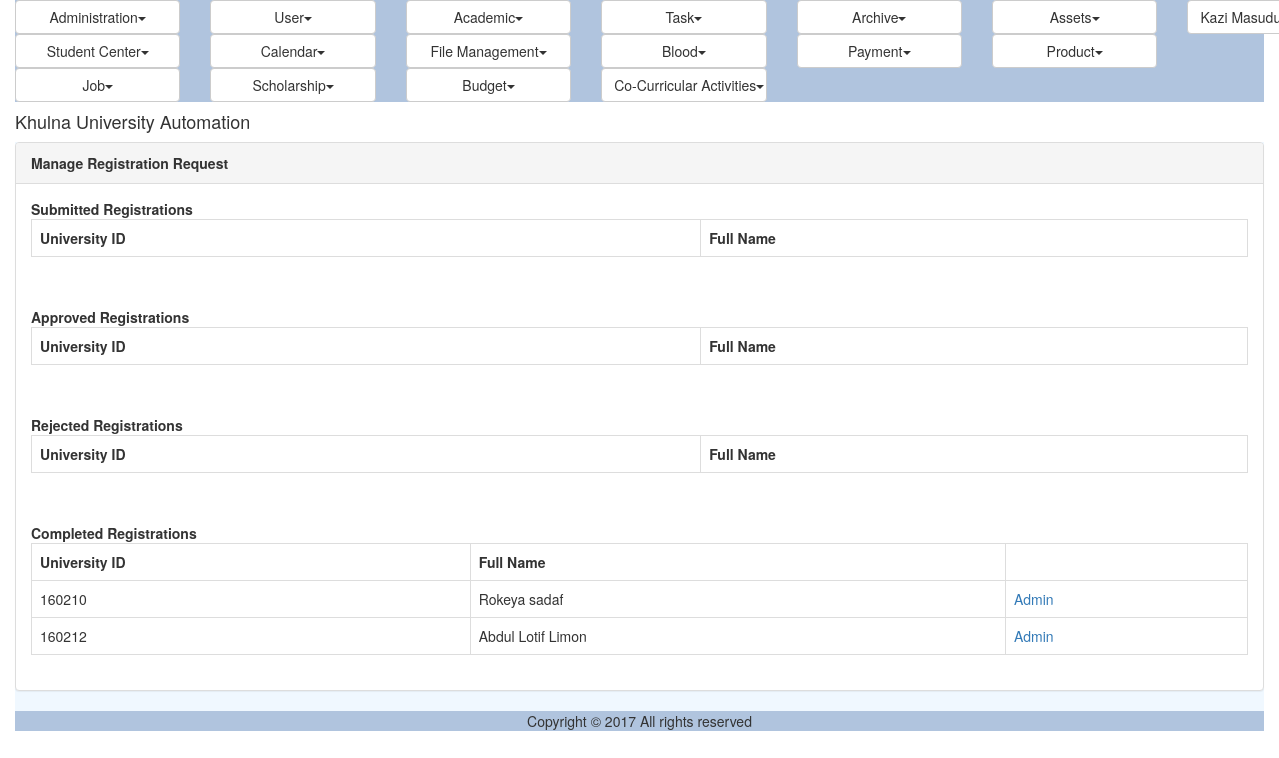
Page /manage_registration_request.php (signed in) on the committed database.
### tables this page shows
CREATE TABLE IF NOT EXISTS `ums_user` (
  `ID` varchar(40) NOT NULL,
  `UniversityID` varchar(20) NOT NULL,
  `Email` varchar(50) NOT NULL,
  `Password` varchar(255) NOT NULL,
  `FirstName` varchar(50) DEFAULT NULL,
  `MiddleName` varchar(50) DEFAULT NULL,
  `LastName` varchar(50) DEFAULT NULL,
  `DisciplineID` varchar(40) DEFAULT NULL,
  `Status` varchar(20) DEFAULT NULL,
  `IsLogged` varchar(10) DEFAULT NULL,
  `IsArchived` varchar(10) DEFAULT NULL,
  `IsDeleted` varchar(10) DEFAULT NULL,
  PRIMARY KEY (`ID`),
  UNIQUE KEY `Email` (`Email`),
  UNIQUE KEY `UniversityID` (`UniversityID`)
);

### util/class.util.inc (called while the page is built, shortened)
<?php
class ConfigUtil implements I_DBConfig, I_LogConfig, I_LanguageConfig{
	public static $s_instance;
	private $_host;
	private $_username;
	private $_password;
	private $_database;
	public static function getInstance() {
		if(!self::$s_instance) {
			self::$s_instance = new self();
		}
		return self::$s_instance;
	}
	private function readConfig(){
		$this->_ini_array = parse_ini_file(CONFIG.'system.ini');
		$this->_host =	$this->_ini_array['db_host'];
		$this->_username = $this->_ini_array['db_username'];
		$this->_password = $this->_ini_array['db_password'];
		$this->_database = $this->_ini_array['db_database'];
	}
	public function getDBHost(){
		return $this->_host;
	}
	public function getDBUserName(){
		return $this->_username;
	}
	public function getDBPassword(){
		return $this->_password;
	}
	public function getDBName(){
		return $this->_database;
	}
}
class DBUtil implements I_DBUtil {
	private static $s_instance;
	private $_host;
	private $_username;
	private $_password;
	private $_database;
	protected $_connection;
	protected $_result;
	public static function getInstance() {
		if(!self::$s_instance) {
			self::$s_instance = new self();
		}
		return self::$s_instance;
	}
	private function readDBConfig(){
		$_config = ConfigUtil::getInstance();
		$this->_host = $_config->getDBHost();
		$this->_username = $_config->getDBUserName();
		$this->_password = $_config->getDBPassword();
		$this->_database = $_config->getDBName();
	}
	private function setConnection(){
		$this->_connection = new mysqli($this->_host, $this->_username,
			$this->_password, $this->_database);
	}
	public function doQuery($sql) {
		$this->_result = $this->_connection->query($sql) or die(mysqli_error($this->_connection));
		return $this->_result;
	}
	public function getNumRows() {
		$this->_numRows = mysqli_num_rows($this->_result);
		return $this->_numRows;
	}
	public function getAllRows() {
		$rows = array();
		for($x = 0; $x < $this->getNumRows(); $x++) {
			$rows[] = mysqli_fetch_assoc($this->_result);
		}
		return $rows;
	}
	public function getTopRow() {
		return $this->_result->fetch_array();
	}
}
class LogUtil{
	private static $s_instance;
	public static function getInstance(){
		if(!self::$s_instance) {
			self::$s_instance = new self();
		}
		return self::$s_instance;
	}
}
class LangUtil{
	private static $s_instance;
	public static function getInstance() {
		if(!self::$s_instance) {
			self::$s_instance = new self();
		}
		return self::$s_instance;
	}
}
?>

### modules/registration/ui/blade/view.manage_registration_request.blade.inc (called while the page is built, shortened)
<?php
include_once UTILITY.'class.util.inc';
include_once MODULES_REGISTRATION.'bao/class.course_student_registrationbao.inc';
$_CourseStudentRegistrationBAO = new CourseStudentRegistrationBAO();
$globalUser = $_SESSION['globalUser'];
?>

### modules/registration/bao/class.course_student_registrationbao.inc (called while the page is built, shortened)
<?php
include_once UTILITY.'class.util.inc';
include_once MODULES_REGISTRATION.'dao/class.course_student_registraiondao.inc';
Class CourseStudentRegistrationBAO{
	private $_CourseStudentRegistrationDAO;
	public function __construct(){
		$this->_CourseStudentRegistrationDAO = new CourseStudentRegistrationDAO();
	}
	public function searchRegistrationRequest($Coordinator,$Status){
		$Result = $this->_CourseStudentRegistrationDAO
						->searchRegistrationRequest($Coordinator,$Status);
		return $Result;
	}
}
?>

### common/class.common.user.inc (called while the page is built, shortened)
<?php
class User{
    private $_ID;
    public function setID ( $ID ) {
        $this->_ID = $ID;
    }
    public function getID () {
        return $this->_ID;
    }
}
?>

### modules/registration/dao/class.course_student_registraiondao.inc (called while the page is built, shortened)
<?php
include_once COMMON.'class.common.inc';
include_once COMMON.'class.common.course.inc';
include_once UTILITY.'class.util.inc';
include_once 'class.coursedao.inc';
include_once MODULES_USER.'dao/class.userdao.inc';
Class CourseStudentRegistrationDAO{
	private $_DB;
	private $_UserDAO;
	public function __construct(){
		$this->_DB = DBUtil::getInstance();
		$this->_UserDAO = new UserDAO();
	}
	public function searchRegistrationRequest($Coordinator,$Status){
		$CourseStudentRegistrationList = array();
		$CoordinatorID = $Coordinator->getID();
		$SQL = "SELECT DISTINCT u.UniversityID, u.ID as StudentID
			    FROM reg_course_student_registration csr, ums_user u
			    Where csr.StudentID=u.ID AND
			    csr.Regs_TeacherID='$CoordinatorID' AND
			    csr.Status= '$Status' order by (u.UniversityID * 1) ASC";
		$this->_DB->doQuery($SQL);
		$rows = $this->_DB->getAllRows();
		for($i = 0; $i < sizeof($rows); $i++) {
			$row = $rows[$i];
			$this->_CourseStudentRegistration = new CourseStudentRegistration();
			$Student = new User();
			$Student->setID($row['StudentID']);
			$Result_Student = $this->_UserDAO->readUser($Student)->getResultObject();
			$this->_CourseStudentRegistration->setStudent($Result_Student);
		    $CourseStudentRegistrationList[]=$this->_CourseStudentRegistration;
		}
		$Result = new Result();
		$Result->setIsSuccess(1);
		$Result->setResultObject($CourseStudentRegistrationList);
		return $Result;
	}
}
?>

### common/class.common.inc (called while the page is built, shortened)
<?php
include_once 'class.common.user.inc';
class Result{
    private $_IsSuccess=0;
    private $_ResultObject;
    public function setIsSuccess($IsSuccess){
        $this->_IsSuccess = $IsSuccess;
    }
    public function getIsSuccess(){
        return $this->_IsSuccess;
    }
    public function setResultObject($ResultObject){
        $this->_ResultObject = $ResultObject;
    }
    public function getResultObject(){
        return $this->_ResultObject;
    }
}
?>

### modules/user/dao/class.userdao.inc (called while the page is built, shortened)
<?php
include_once COMMON.'class.common.inc';
include_once UTILITY.'class.util.inc';
include_once 'class.disciplinedao.inc';
Class UserDAO{
	private $_DB;
	private $_DisciplineDAO;
	public function __construct(){
		$this->_DB = DBUtil::getInstance();
		$this->_DisciplineDAO = new DisciplineDAO();
	}
	public function readUser($User){
		$SQL = "SELECT * FROM ums_user WHERE ID='".$User->getID()."'";
		$this->_DB->doQuery($SQL);
		$row = $this->_DB->getTopRow();
		$this->_User = new User();
	    $this->_User->setID ( $row['ID']);
	    $this->_User->setUniversityID ( $row['UniversityID'] );
	    $this->_User->setEmail ( $row['Email'] );
	    $this->_User->setPassword ( $row['Password'] );
	    $this->_User->setFirstName( $row['FirstName'] );
	    $this->_User->setMiddleName( $row['MiddleName'] );
	    $this->_User->setLastName( $row['LastName'] );
	    $Discipline = new Discipline();
	    $Discipline->setID($row['DisciplineID']);
	    $Discipline = $this->_DisciplineDAO->readDiscipline($Discipline)->getResultObject();
	    $this->_User->setDiscipline( $Discipline );
	    $this->_User->setIsArchived( $row['IsArchived'] );
	    $this->_User->setIsDeleted( $row['IsDeleted'] );
	 	$Result = new Result();
		$Result->setIsSuccess(1);
		$Result->setResultObject($this->_User);
		return $Result;
	}
}
?>

### common/class.common.course.inc (called while the page is built, shortened)
<?php
class Discipline{
    private $_ID;
    public function setID ( $ID ) {
        $this->_ID = $ID;
    }
    public function getID () {
        return $this->_ID;
    }
}
?>

### modules/user/dao/class.disciplinedao.inc (called while the page is built, shortened)
<?php
include_once COMMON.'class.common.inc';
include_once COMMON.'class.common.course.inc';
include_once UTILITY.'class.util.inc';
Class DisciplineDAO{
	private $_DB;
	public function __construct(){
		$this->_DB = DBUtil::getInstance();
	}
	public function readDiscipline($Discipline){
		$SQL = "SELECT * FROM ums_discipline where ID='".$Discipline->getID()."'";
		$this->_DB->doQuery($SQL);
		$row = $this->_DB->getTopRow();
		$this->_Discipline = new Discipline();
	    $this->_Discipline->setID ( $row['ID']);
	    $this->_Discipline->setName( $row['Name'] );
	    $this->_Discipline->setShortCode( $row['ShortCode'] );
		$School = new School();
		$School->setID($row['SchoolID']);
		$this->_DB->doQuery("SELECT * FROM ums_school where ID='".$row['SchoolID']."'");
		$schoolRow = $this->_DB->getTopRow();
		$School->setName($schoolRow['Name']);
		$this->_Discipline->setSchool($School);
	 	$Result = new Result();
		$Result->setIsSuccess(1);
		$Result->setResultObject($this->_Discipline);
		return $Result;
	}
}
?>

### modules/registration/ui/view.manage_registration_request.inc (the view, shortened to what this page needs)
<?php
include_once COMMON.'class.common.course.inc';
include_once COMMON.'class.common.user.inc';
include_once COMMON.'class.common.inc';
include_once 'blade/view.manage_registration_request.blade.inc';
?>
<div class="panel  panel-default">
<div class="panel-heading"><strong>Manage Registration Request</strong></div>
<div class="panel-body"><strong>Submitted Registrations</strong>
<table class="table table-bordered">
	<?php
    $Result_Student = $_CourseStudentRegistrationBAO
                                ->searchRegistrationRequest($globalUser,'submitted');
		if(isset($Result_Student)&&$Result_Student->getIsSuccess())
		{
			?>
			<tr>
				<th>University ID</th>
				<th>Full Name</th>
			</tr>
				<?php
		}
		else{
		echo 'No students to display!';
	}
	?>
</table>
</div>
<div class="panel-body"><strong>Approved Registrations</strong>
<table class="table table-bordered">
	<?php
    $Result_Student = $_CourseStudentRegistrationBAO
                                ->searchRegistrationRequest($globalUser,'approved');
		if(isset($Result_Student)&&$Result_Student->getIsSuccess())
		{
			?>
			<tr>
				<th>University ID</th>
				<th>Full Name</th>
			</tr>
				<?php
		}
		else{
		echo 'No students to display!';
	}
	?>
</table>
</div>
<div class="panel-body"><strong>Rejected Registrations</strong>
<table class="table table-bordered">
	<?php
    $Result_Student = $_CourseStudentRegistrationBAO
                                ->searchRegistrationRequest($globalUser,'rejected');
		if(isset($Result_Student)&&$Result_Student->getIsSuccess())
		{
			?>
			<tr>
				<th>University ID</th>
				<th>Full Name</th>
			</tr>
				<?php
		}
		else{
		echo 'No students to display!';
	}
	?>
</table>
</div>
<div class="panel-body"><strong>Completed Registrations</strong>
<table class="table table-bordered">
	<?php
    $Result_Student = $_CourseStudentRegistrationBAO
                                ->searchRegistrationRequest($globalUser,'registered');
		if(isset($Result_Student)&&$Result_Student->getIsSuccess())
		{
			$CourseStudentRegistrations = $Result_Student->getResultObject();
			?>
			<tr>
				<th>University ID</th>
				<th>Full Name</th>
			</tr>
			<?php
			for($i = 0; $i < sizeof($CourseStudentRegistrations); $i++) {
				$CourseStudentRegistration = $CourseStudentRegistrations[$i];
				?>
				<tr>
					<td>
					<?php echo $CourseStudentRegistration->getStudent()->getUniversityID(); ?>
					</td>
					<td><?php echo $CourseStudentRegistration->getStudent()->getFullName(); ?></td>
					<td>
					<a href="course_student_registration.php?id=
					<?php echo $CourseStudentRegistration->getStudent()->getID();?>&mode=admin">Admin</a>
					</td>
				</tr>
				<?php
			}
		}
		else{
		echo 'No students to display!';
	}
	?>
</table>
</div>
</div>

### resources/css/style.css (style rules this page uses)
table,td { border:solid #e9e9e9 1px; }

### resources/css/result.css (style rules this page uses)
.courses td, th { border: 1px solid black; }
.years td, th { border: 1px solid black; }
table, td, th { border-collapse: collapse; border: 0px solid black; }

### rows in the picture
ums_user: UniversityID "160210", $CourseStudentRegistration->getStudent()->getFullName() "Rokeya sadaf"
ums_user: UniversityID "160212", $CourseStudentRegistration->getStudent()->getFullName() "Abdul Lotif Limon"

### other values in the picture
$globalMenu[$i]->getTitle() "Administration User Academic Task Archive Assets Student Center Calendar File Management Blood Payment Product Job Scholarship Budget Co-Curricular Activities"
$CurrentUser->getFullName() "Kazi…"
